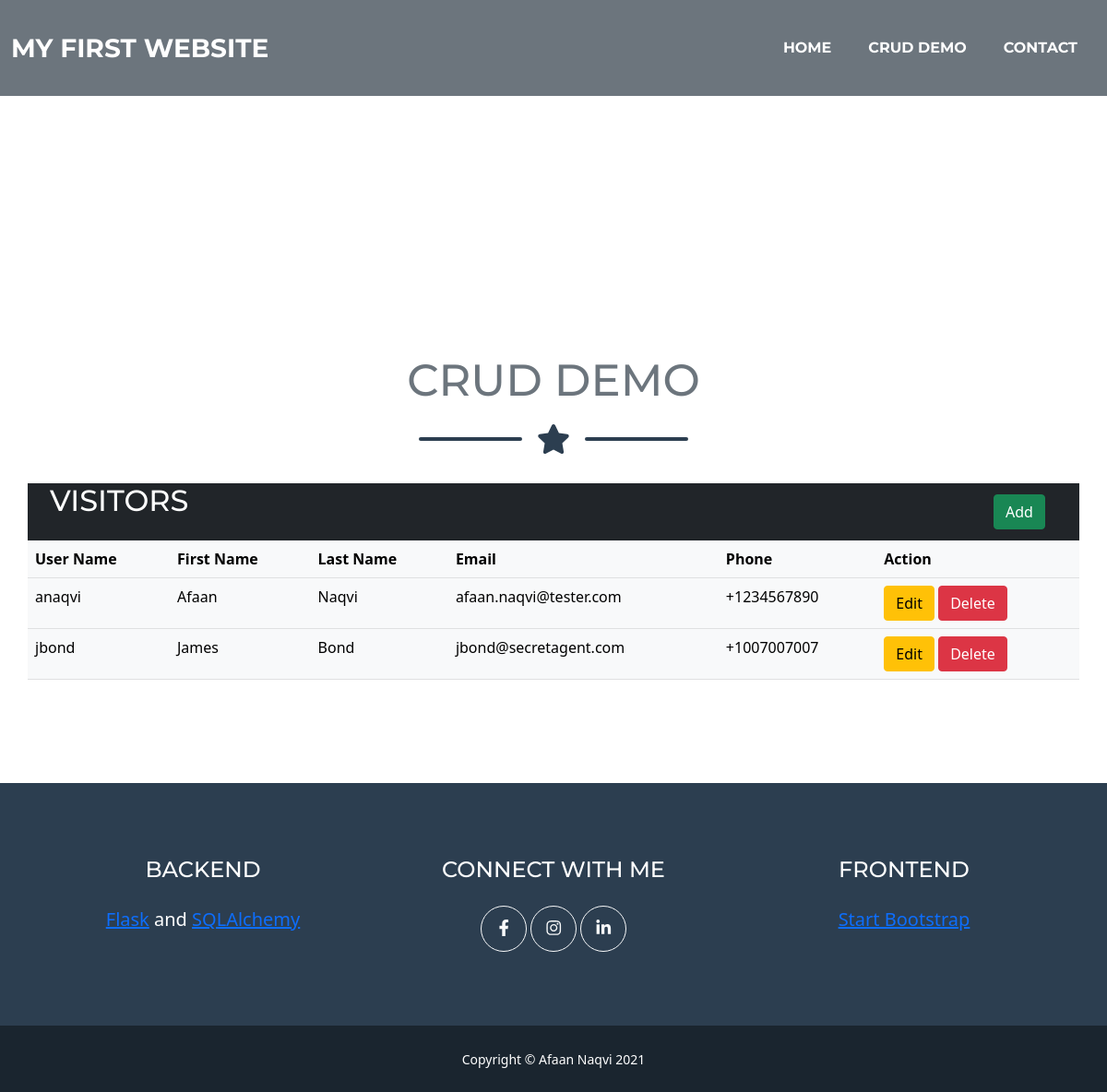
The app's page /visitors, older data.
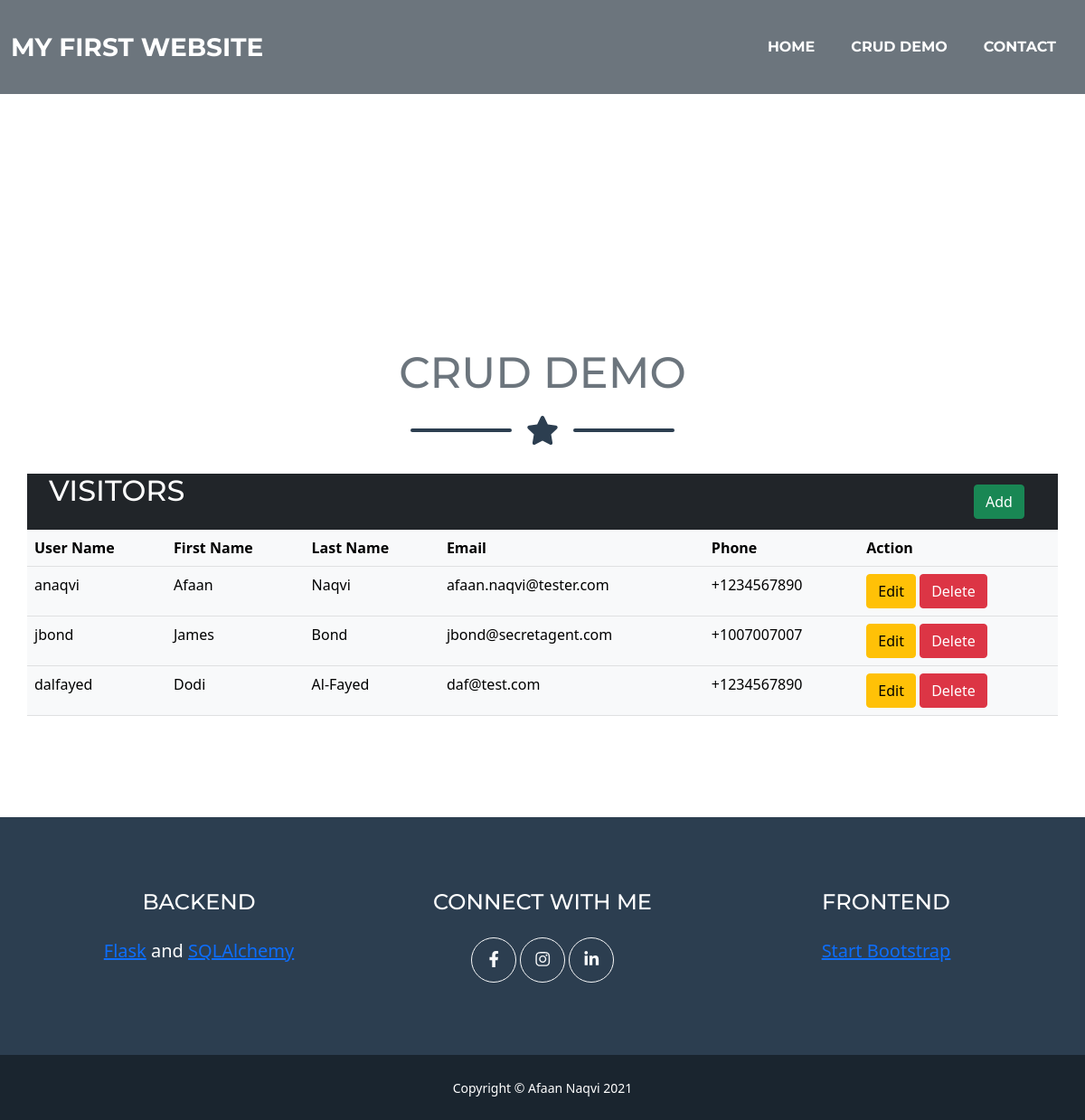
The same page, newer data.
### models/visitor.py (models this page shows, shortened)
class VisitorModel(db.Model):
    __tablename__ = 'visitors'
    user_name = db.Column(db.String(80), primary_key=True)
    first_name = db.Column(db.String(80))
    last_name = db.Column(db.String(80))
    email = db.Column(db.String(80))
    phone = db.Column(db.String(80))
    def json(self):
        return {'user_name': self.user_name,
                'first_name': self.first_name,
                'last_name': self.last_name,
                'email': self.email,
                'phone': self.phone
                }

### app.py (the view)
@app.route('/visitors')
def visitors():
    headers = {'Content-Type': 'text/html'}
    visitors = [visitor.json() for visitor in VisitorModel.query.all()]
    return make_response(render_template('visitors.html', visitors=visitors), 200, headers)

### templates/visitors.html (shortened to what this page needs)
{% extends 'layout.html' %}
{% block body %}
<header class="masthead bg-faded">
</header>
<section class="page-section" id="visitors">
  <div class="container">
    <h2 class="page-section-heading text-center text-uppercase text-secondary mb-0">CRUD Demo</h2>
    <div class="divider-custom">
      <div class="divider-custom-line"></div>
      <div class="divider-custom-icon"><i class="fas fa-star"></i></div>
      <div class="divider-custom-line"></div>
    </div>
    <div class="row justify-content-center">
      <div class="row bg-dark h-100">
        <div class="col-lg-11 my-auto">
          <h2 class="text-uppercase text-white mb-4">Visitors</h2>
        </div>
        <div class="col-lg my-auto">
          <button type="button" class="btn btn-success" data-bs-toggle="modal" data-bs-target="#addModal">Add</button>
        </div>
      </div>
      <table class="table table-light">
        <tr>
          <th>User Name</th>
          <th>First Name</th>
          <th>Last Name</th>
          <th>Email</th>
          <th>Phone</th>
          <th>Action</th>
        </tr>
        {%for visitor in visitors%}
        <tr>
          <td>{{visitor.user_name}}</td>
          <td>{{visitor.first_name}}</td>
          <td>{{visitor.last_name}}</td>
          <td>{{visitor.email}}</td>
          <td>{{visitor.phone}}</td>
          <td>
            <button type="button" class="btn btn-warning" data-bs-toggle="modal" data-bs-target="#editModal{{ visitor.user_name }}">Edit</button>
            <a href="/visitor/{{visitor.user_name}}/delete" class="btn btn-danger btn-xs" onclick="return confirm('Are you sure you want to delete {{visitor.user_name}}?')">Delete</a>
          </td>
        </tr>
        <div class="modal fade" id="editModal{{ visitor.user_name }}" tabindex="-1" aria-labelledby="editModalLabel" aria-hidden="true">
          {%endfor%}
        </div>
      </table>
    </div>
  </div>
</section>
{% endblock %}

### templates/layout.html (shortened to what this page needs)
<!DOCTYPE html>
<html>
<head>
	<link rel= "stylesheet" type= "text/css" href= "{{ url_for('static',filename='styles/mainpage.css') }}">
	<link href="https://cdn.jsdelivr.net/npm/bootstrap@5.1.0/dist/css/bootstrap.min.css" rel="stylesheet">
</head>
    <body id="page-top">
        <nav class="navbar navbar-expand-lg bg-secondary text-uppercase fixed-top" id="mainNav">
            <div class="container-fluid">
                <a class="navbar-brand" href="#page-top">My First Website</a>
                <div class="collapse navbar-collapse" id="navbarResponsive">
                    <ul class="navbar-nav ms-auto">
                        <li class="nav-item mx-0 mx-lg-1"><a class="nav-link py-3 px-0 px-lg-3 rounded" href="/">Home</a></li>
                        <li class="nav-item mx-0 mx-lg-1"><a class="nav-link py-3 px-0 px-lg-3 rounded" href="/visitors">CRUD Demo</a></li>
                        <li class="nav-item mx-0 mx-lg-1"><a class="nav-link py-3 px-0 px-lg-3 rounded" href="/contact">Contact</a></li>
                    </ul>
                </div>
            </div>
        </nav>
        {% block body %}{% endblock %}
        <footer class="footer text-center">
            <div class="container">
                <div class="row">
                    <div class="col-lg-4 mb-5 mb-lg-0">
                        <h4 class="text-uppercase mb-4">Backend</h4>
                        <p class="lead mb-0">
                            <a href="https://flask.palletsprojects.com/en/2.0.x/">Flask</a> and <a href="https://www.sqlalchemy.org/">SQLAlchemy</a>
                        </p>
                    </div>
                    <div class="col-lg-4 mb-5 mb-lg-0">
                        <h4 class="text-uppercase mb-4">Connect with Me</h4>
                        <a class="btn btn-outline-light btn-circle btn-lg" href="https://www.facebook.com/afaan.naqvi"><i class="fab fa-fw fa-facebook-f"></i></a>
                        <a class="btn btn-outline-light btn-circle btn-lg" href="https://www.instagram.com/axn5556/"><i class="fab fa-fw fa-instagram"></i></a>
                        <a class="btn btn-outline-light btn-circle btn-lg" href="https://www.linkedin.com/in/afaan-naqvi-30767bb/"><i class="fab fa-fw fa-linkedin-in"></i></a>
                    </div>
                    <div class="col-lg-4">
                        <h4 class="text-uppercase mb-4">Frontend</h4>
                        <p class="lead mb-0">
                            <a href="http://startbootstrap.com">Start Bootstrap</a>
                        </p>
                    </div>
                </div>
            </div>
        </footer>
        <div class="copyright py-4 text-center text-white">
            <div class="container"><small>Copyright &copy; Afaan Naqvi 2021</small></div>
        </div>
</body>
</html>

Row changes from the older to the newer data that the page shows:
added VisitorModel: user_name "dalfayed", first_name "Dodi", last_name "Al-Fayed", email "daf@test.com", phone "+1234567890"
